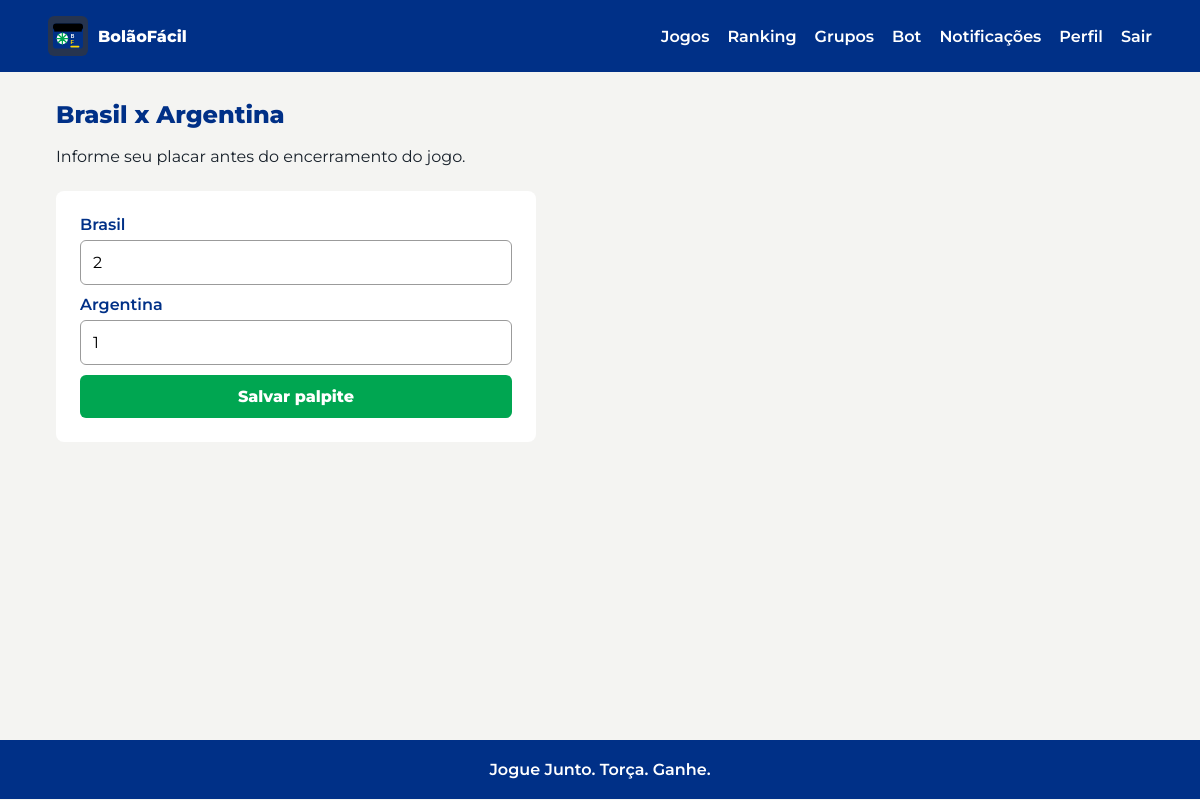
The page /bets/game/1 (signed in) on the database its author committed.
### tables this page shows
CREATE TABLE games (
    id INTEGER PRIMARY KEY AUTOINCREMENT,
    pool_id INTEGER NOT NULL,
    home_team TEXT NOT NULL,
    away_team TEXT NOT NULL,
    match_datetime TEXT NOT NULL,
    home_score INTEGER,
    away_score INTEGER,
    status TEXT NOT NULL DEFAULT 'scheduled' CHECK (status IN ('scheduled', 'live', 'in_progress', 'finished', 'cancelled')),
    created_at TEXT NOT NULL DEFAULT CURRENT_TIMESTAMP,
    updated_at TEXT NOT NULL DEFAULT CURRENT_TIMESTAMP, external_match_id INTEGER, competition_code TEXT, competition_name TEXT, matchday INTEGER, home_crest TEXT, away_crest TEXT, api_status TEXT, last_synced_at TEXT,
    FOREIGN KEY (pool_id) REFERENCES pools(id) ON DELETE CASCADE
);

CREATE TABLE bets (
    id INTEGER PRIMARY KEY AUTOINCREMENT,
    user_id INTEGER NOT NULL,
    game_id INTEGER NOT NULL,
    predicted_home_score INTEGER NOT NULL CHECK (predicted_home_score >= 0),
    predicted_away_score INTEGER NOT NULL CHECK (predicted_away_score >= 0),
    points_earned INTEGER NOT NULL DEFAULT 0,
    created_at TEXT NOT NULL DEFAULT CURRENT_TIMESTAMP,
    updated_at TEXT NOT NULL DEFAULT CURRENT_TIMESTAMP,
    FOREIGN KEY (user_id) REFERENCES users(id) ON DELETE CASCADE,
    FOREIGN KEY (game_id) REFERENCES games(id) ON DELETE CASCADE,
    UNIQUE (user_id, game_id)
);

### controllers/bet_controller.py (the view, shortened to what this page needs)
@bet_bp.route("/game/<int:game_id>", methods=["GET", "POST"])
@login_required
def bet_game(game_id):
    game = Game.get_by_id(game_id)
    if game is None:
        return jsonify({"error": "Jogo não encontrado."}), 404
    if not PoolMember.exists(game["pool_id"], current_user.id):
        PoolMember.add(game["pool_id"], current_user.id)
    existing_bet = Bet.get_by_user_and_game(current_user.id, game_id)
    return render_template("bets/form.html", game=game, bet=existing_bet)

### app.py (called while the page is built)
def get_db():
    if "db" not in g:
        database_url = current_app_config()["DATABASE_URL"]
        database_path = Path(database_url)
        database_path.parent.mkdir(parents=True, exist_ok=True)
        g.db = sqlite3.connect(database_path)
        g.db.row_factory = sqlite3.Row
        g.db.execute("PRAGMA foreign_keys = ON")
    return g.db

def current_app_config():
    from flask import current_app
    return current_app.config

@login_manager.user_loader
def load_user(user_id):
    return User.get_by_id(user_id)

### models/bet.py (called while the page is built)
def _db():
    from app import get_db
    return get_db()

    @staticmethod
    def get_by_user_and_game(user_id, game_id):
        return _db().execute(
            "SELECT * FROM bets WHERE user_id = ? AND game_id = ?",
            (user_id, game_id),
        ).fetchone()

### models/game.py (called while the page is built)
def _db():
    from app import get_db
    return get_db()

    @staticmethod
    def get_by_id(game_id):
        return _db().execute("SELECT * FROM games WHERE id = ?", (game_id,)).fetchone()

### models/user.py (called while the page is built)
def _db():
    from app import get_db
    return get_db()

    @property
    def is_admin(self):
        return self.role == "admin"

    @classmethod
    def from_row(cls, row):
        if row is None:
            return None
        return cls(
            id=row["id"],
            name=row["name"],
            email=row["email"],
            whatsapp_phone=row["whatsapp_phone"],
            password_hash=row["password_hash"],
            created_at=row["created_at"],
            role=row["role"] if "role" in row.keys() else "user",
            notifications_enabled=row["notifications_enabled"] if "notifications_enabled" in row.keys() else 1,
        )

    @staticmethod
    def get_by_id(user_id):
        row = _db().execute("SELECT * FROM users WHERE id = ?", (user_id,)).fetchone()
        return User.from_row(row)

    @staticmethod
    def exists(pool_id, user_id):
        row = _db().execute(
            "SELECT 1 FROM pool_members WHERE pool_id = ? AND user_id = ?",
            (pool_id, user_id),
        ).fetchone()
        return row is not None

### templates/bets/form.html (shortened to what this page needs)
{% extends "base.html" %}
{% block content %}
<section class="content-head">
  <h1>{{ game.home_team }} x {{ game.away_team }}</h1>
  <p>Informe seu placar antes do encerramento do jogo.</p>
</section>
<form method="post" class="form score-form" id="bet-form">
  <div class="form-group">
    <label for="predicted_home_score">{{ game.home_team }}</label>
    <input id="predicted_home_score" name="predicted_home_score" type="number" min="0" max="20" required value="{{ bet.predicted_home_score if bet else 0 }}">
  </div>
  <div class="form-group">
    <label for="predicted_away_score">{{ game.away_team }}</label>
    <input id="predicted_away_score" name="predicted_away_score" type="number" min="0" max="20" required value="{{ bet.predicted_away_score if bet else 0 }}">
  </div>
  <button type="submit" class="button-primary">Salvar palpite</button>
</form>
{% endblock %}

### static/css/main.css (style rules this page uses)
:root { --green: #00A651; --green-dark: #007A3D; --yellow: #FFD700; --blue-dark: #003087; --blue: #1A55A0; --blue-light: #E8EEF8; --gray-light: #F4F4F2; --gray-dark: #9B9B9B; --white: #FFFFFF; --ink: #17202A; }
* { box-sizing: border-box; }
body { margin: 0; background: var(--gray-light); color: var(--ink); font-family: "Montserrat", Arial, sans-serif; }
h1, h2 { color: var(--blue-dark); font-weight: 800; margin: 0 0 10px; }
p { line-height: 1.5; }
.form { display: grid; gap: 10px; }
.form label { color: var(--blue-dark); font-weight: 600; }
.form input, .chat-form input, .form select { border: 1px solid var(--gray-dark); border-radius: 6px; font: inherit; padding: 12px; width: 100%; }
button, .button-primary, .button-secondary { border: 0; border-radius: 6px; cursor: pointer; display: inline-flex; font: inherit; font-weight: 800; justify-content: center; padding: 12px 16px; }
button, .button-primary { background: var(--green); color: var(--white); }
.content-head { margin-bottom: 22px; }
.score-form, .result-form { background: var(--white); border-radius: 8px; max-width: 480px; padding: 24px; }
.form-group { display: flex; flex-direction: column; gap: 6px; }

### rows shown on the page
games: home_team "Brasil", away_team "Argentina"
bets: predicted_home_score "2", predicted_away_score "1"

### other values the page prints
{{ brand_name }} "BolãoFácil"
{{ brand_slogan }} "Jogue Junto. Torça. Ganhe."
